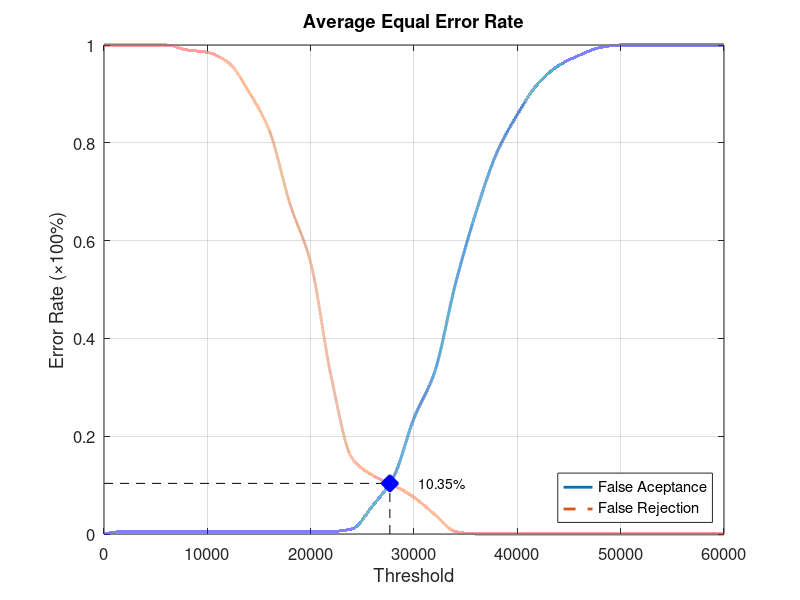
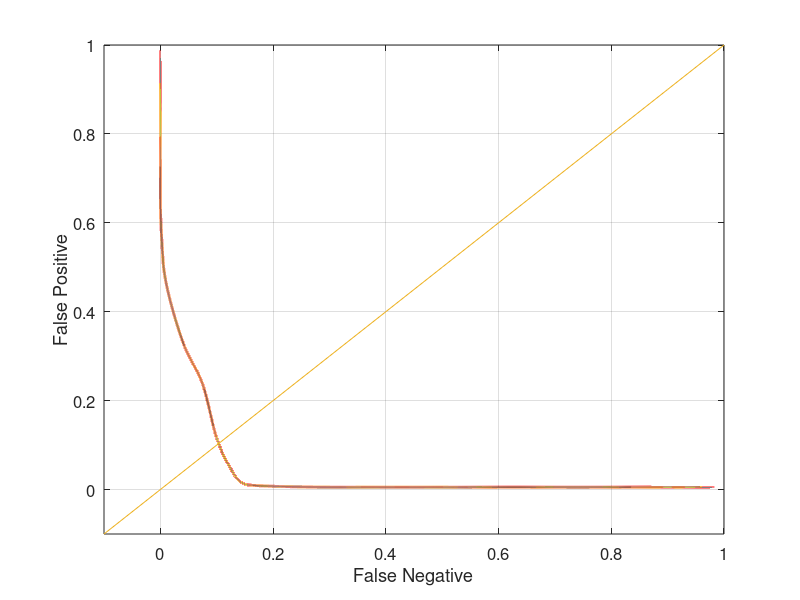

Source code (MATLAB) for these figures, in order:
function yEER = Database3_2
close all;
clear;
clc;
x = 0:2000:60000;
xq = 0:0.5:60000;

y0 = [0 0.00526316 0.00526316 0.00526316 0.00526316 0.00526316 0.00526316 0.00526316 0.00526316 0.00526316 0.00526316 0.00526316 0.0105263 0.0578947 0.115789 0.236842 0.331579 0.510526 0.657895 0.778947 0.857895 0.921053 0.957895 0.978947 0.994737 1 1 1 1 1 1];
yy0 = interp1(x, y0, xq, 'pchip');
y1 = [1 1 1 1 0.99 0.985 0.965 0.905 0.825 0.675 0.555 0.32 0.155 0.12 0.1 0.075 0.04 0.005 0 0 0 0 0 0 0 0 0 0 0 0 0];
yy1 = interp1(x, y1, xq, 'pchip');

% Calculating EER: 
y2 = abs(y0 - y1);
find(y2 == min(y2))
yy2 = abs(yy0 - yy1);
xEER = find(yy2 == min(yy2));
xEERIndex = xq(xEER) % X-axis EER
yEER = yy0(xEER) % Y-axis EER

main = figure
plot(xq, yy0,'-','LineWidth', 2);	hold on
plot(xq, yy1,'--','LineWidth', 2);	hold on
plot([xEERIndex xEERIndex], [0 yEER], 'k--');	hold on
plot([0 xEERIndex], [yEER yEER], 'k--');	hold on
plot(xEERIndex, yEER, 'bx', 'LineWidth', 10);	hold on
text(xEERIndex + 10 * xEERIndex / 100, yEER, [num2str(round((10000 * yEER)) / 100) '%'])
legend('False Aceptance', 'False Rejection', 'Location', 'SouthEast')
xlabel('Threshold')
ylabel('Error Rate (\times100%)')
title('Average Equal Error Rate')
set(gca, 'FontSize', 12)
axis([0 60000 0 1])
grid on

print(main, 'Database3_2Main', '-dpng');
FNRxFPR = figure('Color', [1 1 1]);
plot(yy1, yy0, '-', yy1, yy0, 'LineWidth', 2);
hold on
y = -0.1:0.1:1
plot(y, y); 
set(gca, 'FontSize', 12)
xlabel('False Negative')
ylabel('False Positive')
axis([-0.1 1 -0.1 1])
set(gca, 'FontSize', 12)
grid on

print(FNRxFPR, 'Database3_2FNRxFPR','-dpng');
end
